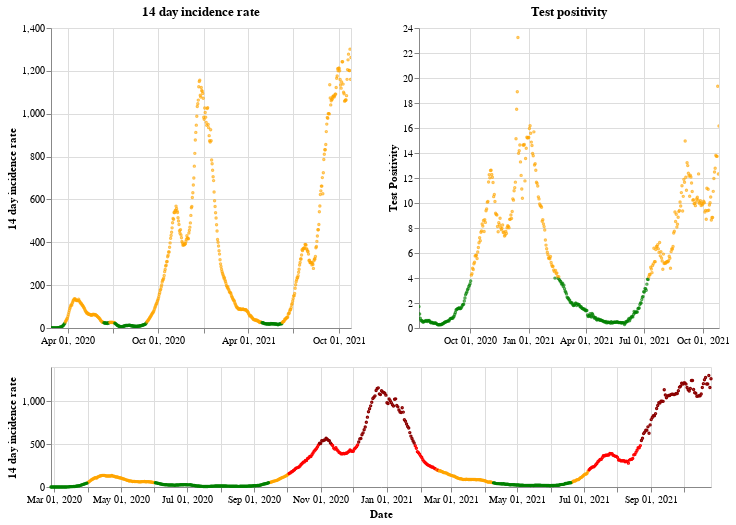

Notebook cell for this chart:
### Markdown cell above
## Wales

### Code cell
plot_traffic_light('Wales')

### Figure 1 — Vega-Lite specification as saved in the notebook (floating-point values rounded to 4 significant figures; data arrays with more than 128 entries replaced by an {"elided": "..."} marker saying what was removed)
{"config": {"view": {"continuousWidth": 400, "continuousHeight": 300}}, "vconcat": [{"hconcat": [{"mark": {"type": "point", "size": 2}, "encoding": {"color": {"condition": {"value": "green", "test": "(datum.twoWeeklyCasesRate <= 25)"}, "value": "orange"}, "tooltip": [{"type": "nominal", "field": "areaName"}, {"type": "temporal", "field": "date"}, {"type": "quantitative", "field": "twoWeeklyCasesRate"}, {"type": "quantitative", "field": "testPositivity"}], "x": {"type": "temporal", "axis": {"title": ""}, "field": "date", "scale": {"domain": {"selection": "DateBrush"}}, "timeUnit": "yearmonthdate"}, "y": {"type": "quantitative", "axis": {"title": "14 day incidence rate"}, "field": "twoWeeklyCasesRate"}}, "title": "14 day incidence rate", "width": 300}, {"mark": {"type": "point", "size": 2}, "encoding": {"color": {"condition": {"value": "green", "test": "(datum.testPositivity <= 4)"}, "value": "orange"}, "tooltip": [{"type": "nominal", "field": "areaName"}, {"type": "temporal", "field": "date"}, {"type": "quantitative", "field": "twoWeeklyCasesRate"}, {"type": "quantitative", "field": "testPositivity"}], "x": {"type": "temporal", "axis": {"title": ""}, "field": "date", "scale": {"domain": {"selection": "DateBrush"}}, "timeUnit": "yearmonthdate"}, "y": {"type": "quantitative", "axis": {"title": "Test Positivity"}, "field": "testPositivity"}}, "title": "Test positivity", "width": 300}]}, {"layer": [{"mark": {"type": "point", "size": 2}, "encoding": {"color": {"condition": {"value": "orange", "test": "(((datum.testPositivity < 4) && (datum.twoWeeklyCasesRate >= 50)) && (datum.twoWeeklyCasesRate < 200))"}, "value": "red"}, "opacity": {"condition": {"value": 1, "test": "((datum.twoWeeklyCasesRate >= 50) && (datum.twoWeeklyCasesRate < 500))"}, "value": 0}, "tooltip": [{"type": "nominal", "field": "areaName"}, {"type": "temporal", "field": "date"}, {"type": "quantitative", "field": "twoWeeklyCasesRate"}, {"type": "quantitative", "field": "testPositivity"}], "x": {"type": "temporal", "axis": {"title": "Date"}, "field": "date", "timeUnit": "yearmonthdate"}, "y": {"type": "quantitative", "axis": {"title": "14 day incidence rate"}, "field": "twoWeeklyCasesRate"}}, "selection": {"DateBrush": {"type": "interval", "encodings": ["x"], "fields": ["Time"]}}}, {"mark": {"type": "point", "size": 2}, "encoding": {"color": {"value": "darkred"}, "opacity": {"condition": {"value": 1, "test": "(datum.twoWeeklyCasesRate >= 500)"}, "value": 0}, "tooltip": [{"type": "nominal", "field": "areaName"}, {"type": "temporal", "field": "date"}, {"type": "quantitative", "field": "twoWeeklyCasesRate"}, {"type": "quantitative", "field": "testPositivity"}], "x": {"type": "temporal", "axis": {"title": "Date"}, "field": "date", "timeUnit": "yearmonthdate"}, "y": {"type": "quantitative", "axis": {"title": "14 day incidence rate"}, "field": "twoWeeklyCasesRate"}}}, {"mark": {"type": "point", "size": 2}, "encoding": {"color": {"condition": {"value": "green", "test": "((datum.testPositivity < 4) && (datum.twoWeeklyCasesRate < 50))"}, "value": "orange"}, "opacity": {"condition": {"value": 1, "test": "(datum.twoWeeklyCasesRate < 50)"}, "value": 0}, "tooltip": [{"type": "nominal", "field": "areaName"}, {"type": "temporal", "field": "date"}, {"type": "quantitative", "field": "twoWeeklyCasesRate"}, {"type": "quantitative", "field": "testPositivity"}], "x": {"type": "temporal", "axis": {"title": "Date"}, "field": "date", "timeUnit": "yearmonthdate"}, "y": {"type": "quantitative", "axis": {"title": "14 day incidence rate"}, "field": "twoWeeklyCasesRate"}}}], "height": 120, "width": 660}], "data": {"name": "data-4974ceb87ecdcb930241dcc63cfd632b"}, "$schema": "https://vega.github.io/schema/vega-lite/v4.8.1.json", "datasets": {"data-4974ceb87ecdcb930241dcc63cfd632b": {"elided": "608 records"}}}
